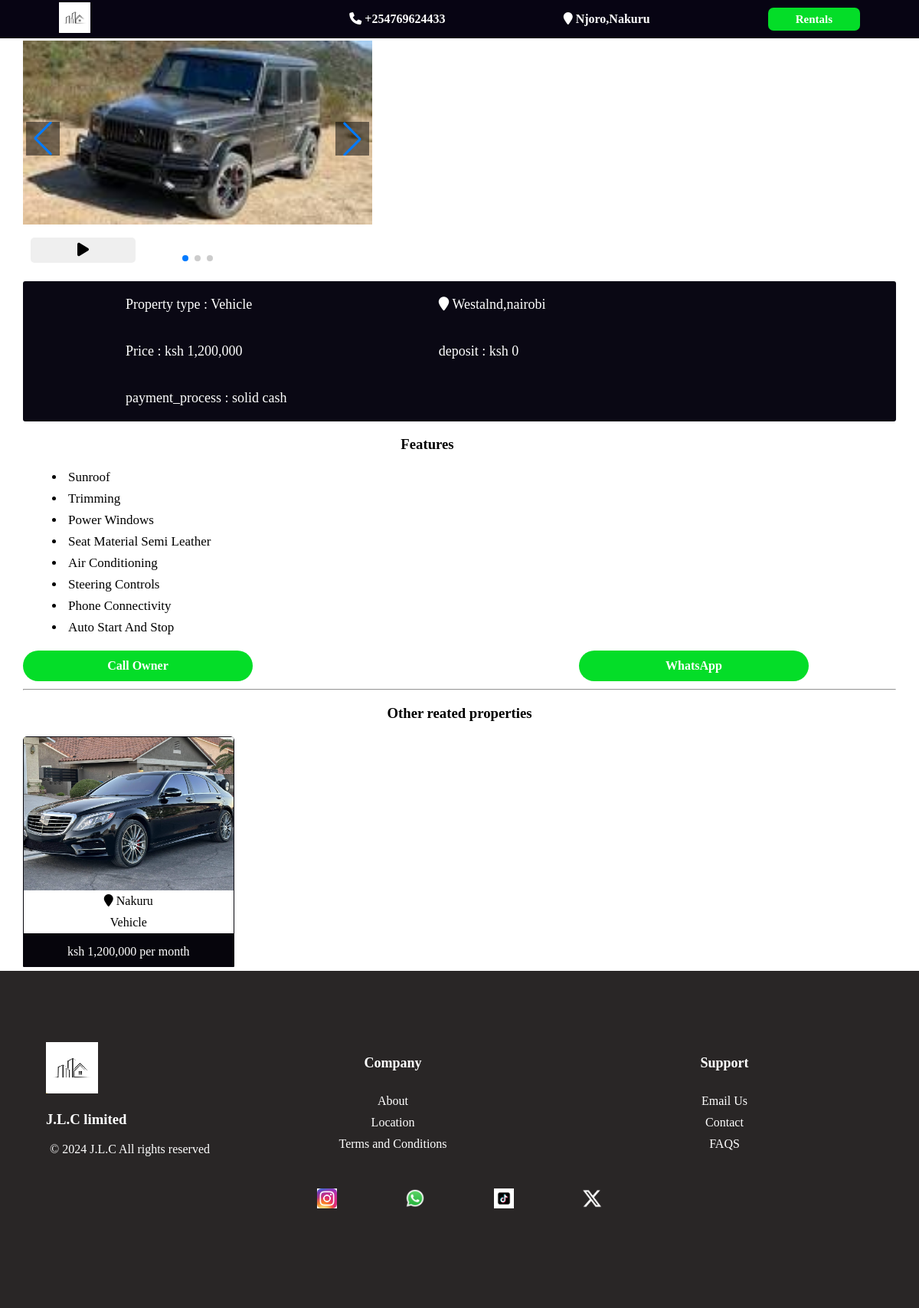
The page /view_property_on_sale_details/21 on the database its author committed.
### app/models.py (models this page shows, shortened)
class Property_on_sale(models.Model):
    owner = models.ForeignKey(Profile,on_delete=models.CASCADE)
    choices=(
        ('Rentals' , 'Rentals'),
        ('Land' , 'Land'),
        ('House' , 'House'),
        ('Vehicle' , 'Vehicle'),
    )
    property_type = models.CharField(choices=choices , max_length=50)
    features= models.TextField()
    location = models.CharField(max_length=1000)
    pin_location = models.CharField(null=True,blank=True,max_length=1000)
    main_photo = models.ImageField(upload_to='images/' ,null=True)
    video = models.FileField(upload_to='videos/',  blank=True,null=True)
    price = models.IntegerField()
    deposit = models.IntegerField(null=True)
    payment_process = models.TextField(null=True)
    contact = models.CharField(max_length=20)
    id_photo_front = models.ImageField(upload_to='images/' ,null=True)
    id_photo_back = models.ImageField(upload_to='images/' ,null=True)
    posted = models.DateTimeField(auto_now=True)
    is_available = models.BooleanField(default=True)

### app/views.py (the view)
# urls.py: path('view_property_on_sale_details/<int:pk>',views.property_on_sale_details,                       name='view_property_on_sale_details'),
def property_on_sale_details(request, pk):
     on_sale_property = Property_on_sale.objects.get(id = pk)
     photos = on_sale_property.property_on_photos.all()
     features_list = on_sale_property.features.split('.') if on_sale_property.features else []
     related_property = Property_on_sale.objects.filter(
                         Q(location=on_sale_property.location, property_type=on_sale_property.property_type) |
                         Q(property_type=on_sale_property.property_type, price=on_sale_property.price)
                         ).exclude(id=pk)
     return render (request , 'on_sale_property_details.html',{'on_sale_property':on_sale_property,'features_list':features_list,'related_property': related_property,'photos':photos})

### templates/on_sale_property_details.html (shortened to what this page needs)
{% extends 'header.html' %}
{% load static %}
{% load humanize %}
{% block content %}
<!DOCTYPE html>
<html lang="en">
<head>
    <link rel="stylesheet" href="{% static 'on_sale_property_details.css' %}">
    <link rel="stylesheet" href="https://cdnjs.cloudflare.com/ajax/libs/font-awesome/4.7.0/css/font-awesome.min.css">
    <link rel="stylesheet" href="https://cdnjs.cloudflare.com/ajax/libs/font-awesome/6.4.0/css/all.min.css">
    <link rel="stylesheet" href="https://unpkg.com/swiper/swiper-bundle.min.css">
</head>
<body>
    <div class="main-container">
        <div class="swiper-parent-container">
            <div class="swiper-container">
                <div class="swiper-wrapper">
                    <div class="swiper-slide">
                        <img src="{{ on_sale_property.main_photo.url }}" alt="">
                    </div>
                </div>
                <div class="swiper-button-prev"></div>
                <div class="swiper-button-next"></div>
                <button class="play-button"><i class="fa fa-play" aria-hidden="true"></i>
                </button>
            </div>
        </div>
        <div class="about">
            <div class="about-property">
                <p>Property type : {{on_sale_property.property_type}}</p>
                <p><i class="fa fa-map-marker" aria-hidden="true"></i> {{on_sale_property.location}}</p>
                <p>Price : ksh {{on_sale_property.price|intcomma }}</p>
                <p>deposit : ksh {{on_sale_property.deposit|intcomma }}</p>
                <p>payment_process : {{on_sale_property.payment_process}}</p>
            </div>
        </div>
        {% if features_list %}
        <div class="Features">
            <h3 style="text-align: center;">Features</h3>
            <ul>
                {% for features in features_list %}
                <li>{{features}}</li>
                {% endfor %}
            </ul>
        </div>
        {% endif %}
        <div class="book">
            <div class="contact">
                <a href="tel:{{on_sale_property.contact}}">
                    <div class="call-owner">
                        <p>Call Owner</p>
                    </div>
                </a>
                <a href="https://wa.me/{{on_sale_property.contact}}" target="_blank" rel="noopener noreferrer">
                    <div class="whatsapp-owner">
                        <p>WhatsApp</p>
                    </div>
                </a>
            </div>
        </div>
        <hr>
        {% if related_property %}
        <h3 style="text-align: center;">Other reated properties</h3>
        <div class="property-in-the-area">
            {% for property in related_property %}
            <a href="/view_property_on_sale_details/{{property.id}}">
            <div class="property-container">
                <div class="photo">
                     <img src="{{property.main_photo.url}}">
                </div>
                <div class="details">
                     <p><i class="fa fa-map-marker" aria-hidden="true"></i> {{property.location}}</p>
                     <p>{{property.property_type}}</p>
                </div>
                <div class="cost">
                 <p style="padding-top: 5px;">ksh {{property.price|intcomma }} per month</p>
                </div>
             </div>
            </a>
             {% endfor %}
             {% endif %}
        </div>
    </div>
    {% endblock %}

### static/header.css (style rules this page uses)
body { padding: 0; margin: 0; height: 100%; }
a { text-decoration: none; }

### static/on_sale_property_details.css (style rules this page uses)
.main-container { width: 95%; margin-left: auto; margin-right: auto; margin-top: 53px; }
.swiper-parent-container { width: 40%; height: 300px; margin-right: 10px; display: inline-block; overflow: hidden; position: relative; }
.swiper-container { width: 100%; height: 80%; display: flex; overflow: hidden; }
.swiper-wrapper { width: auto; height: 100%; display: flex; }
.swiper-slide { flex: 0 0 auto; width: 100%; height: 100%; }
.swiper-slide img { width: 100%; object-fit: cover; height: 100%; }
.swiper-button-prev, .swiper-button-next { position: absolute; top: 50%; transform: translateY(-50%); width: 30px; height: 30px; background-color: rgba(0, 0, 0, 0.5); color: #fff; font-size: 24px; cursor: pointer; z-index: 10; }
.swiper-button-prev { left: 10px; }
.swiper-button-next { right: 10px; }
.play-button { position: absolute; bottom: 10px; left: 10px; padding: 5px 10px; font-size: 20px; border: none; border-radius: 5px; cursor: pointer; z-index: 10; width: 30%; }
.about { margin-top: 10px; background-color: rgb(10, 8, 20); width: 100%; border-radius: 3px; }
.about-property { width: 80%; margin-left: auto; margin-right: auto; color: white; }
.Features { width: 90%; margin-left: 15px; }
.Features ul li { padding: 4px; font-size: 17px; }
.about-property p { font-size: 18px; display: inline-block; width: 40%; margin: 20px; }
.book { width: 100%; margin-bottom: 10px; align-items: center; }
.book a { text-decoration: none; }
.contact { display: flex; justify-content: space-between; width: 90%; }
.call-owner , .whatsapp-owner { height: 40px; border-radius: 20px; width: 300px; background-color: rgb(4, 221, 40); color: white; font-weight: bold; text-align: center; display: flex; align-items: center; justify-content: center; }
.property-in-the-area { margin-top: 10px; }
.property-container { background-color: white; width: 24%; display: inline-block; border-top-left-radius: 5px; border-top-right-radius: 5px; margin-bottom: 5px; margin-right: 5px; border: 1px solid rgb(6, 5, 12); }
.photo { width: 100%; height: 200px; overflow: hidden; }
.photo img { width: 100%; height: 100%; object-fit: cover; }
.details { display: flex; flex-direction: column; width: 100%; text-align: center; margin-left: auto; margin-right: auto; }
p { margin: 5px; }
a { color: black; text-decoration: none; }
.cost { width: 100%; color: white; border: none; background-color: rgb(6, 5, 12); height: 43px; display: flex; justify-content: center; align-items: center; text-align: center; }

### rows shown on the page
Property_on_sale: main_photo (picture), property_type "Vehicle", location "Westalnd,nairobi", price "1,200,000", deposit "0", payment_process "solid cash"
Property_on_sale: main_photo (picture), location "Nakuru", property_type "Vehicle", price "1,200,000"

### other values the page prints
{{ features }} "Sunroof" "Trimming" "Power Windows" "Seat Material Semi Leather" "Air Conditioning" "Steering Controls" "Phone Connectivity" "Auto Start And Stop"
